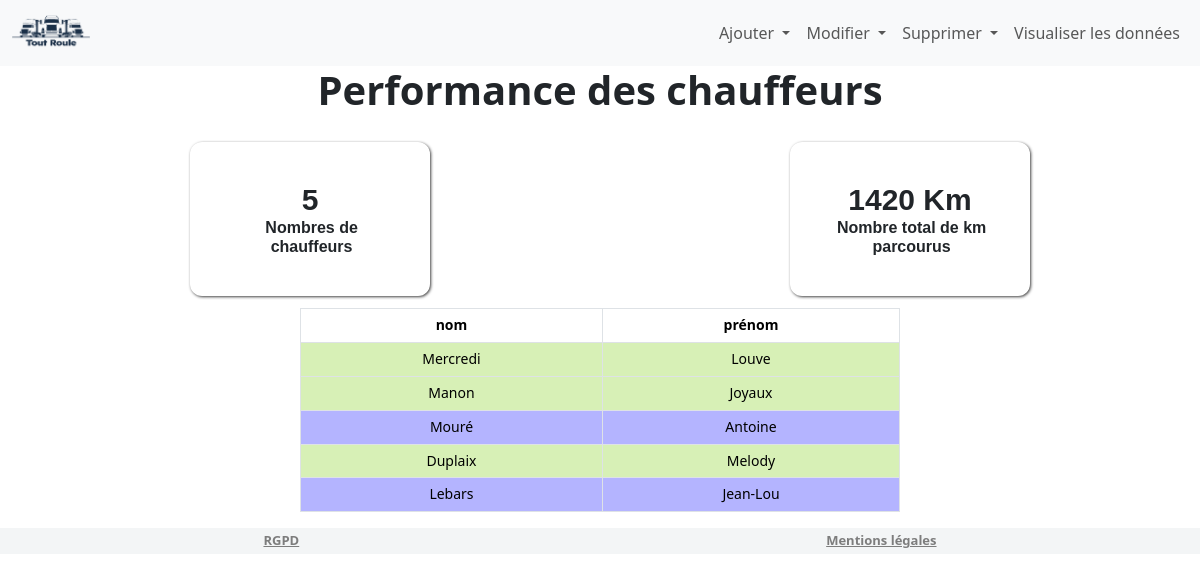
The page / on the database its author committed.
### tables this page shows
CREATE TABLE chauffeurs(
   id_chauffeur INTEGER PRIMARY KEY,
   nom VARCHAR(50) NOT NULL,
   prenom VARCHAR(50) NOT NULL,
   genre VARCHAR(2) NOT NULL
);

### app.py (the view)
@app.route("/") # méthode qui permet de créer des pages web
def f_index():
    df= requetes_tables_transformation_dataframe()
    v_afficher_nom_prenom = afficher_nom_prenom_chauffeurs()
    v_afficher_nombres_chauffeurs = afficher_nombre_chauffeurs(v_afficher_nom_prenom)
    v_nb_de_km_parcouru_total = nb_de_km_parcouru_total(df)
    v_graphique = graphique(df)
    return render_template("t_analyses.html", t_afficher_nombres_chauffeurs = v_afficher_nombres_chauffeurs,
                                        t_afficher_nom_prenom = v_afficher_nom_prenom,
                                        t_nb_de_km_parcouru_total = v_nb_de_km_parcouru_total,
                                        t_graphique = v_graphique)

### lib/analyses.py (called while the page is built)
def calcul_km_parcouru (df):
    df["km_parcouru"] = df["km_fin"] - df["km_debut"]
    return df

def requetes_tables_transformation_dataframe():
    con = sqlite3.connect('toutroule.db')
    cursor = con.cursor()
    cursor.execute('''SELECT
        c.id_chauffeur,
        c.nom,
        c.prenom,
        c.genre,
        v.id_vehicule,
        v.type,
        t.id_trajet,
        t.km_debut,
        t.km_fin,
        t.commentaire
    FROM
        trajets as t
        JOIN chauffeurs as c ON t.id_chauffeur = c.id_chauffeur
        JOIN vehicules as v ON t.id_vehicule = v.id_vehicule''')
    df = pd.DataFrame(cursor.fetchall(), columns=[
        'id_chauffeur',
        'nom',
        'prenom',
        'genre',
        'id_vehicule',
        'type',
        'id_trajet',
        'km_debut',
        'km_fin',
        'commentaire'
    ])
    df = calcul_km_parcouru(df)
    con.close()
    return df

def afficher_nom_prenom_chauffeurs():
    con = sqlite3.connect('toutroule.db')
    cursor = con.cursor()
    cursor.execute('''SELECT
        c.id_chauffeur,
        c.nom,
        c.prenom,
        c.genre
    FROM
        chauffeurs as c''')
    df = pd.DataFrame(cursor.fetchall(), columns=[
        'id_chauffeur',
        'nom',
        'prenom',
        'genre'
    ])
    con.close()
    return df

def afficher_nombre_chauffeurs(df):
    return len(df['id_chauffeur'].unique())

def nb_de_km_parcouru_total(df):
    return df["km_parcouru"].sum()

def graphique(df):
    df_km_parcouru = df.groupby(['type'])['km_parcouru'].sum().reset_index()
    f0ig = go.Figure([go.Bar(x=df_km_parcouru["type"], y=df_km_parcouru["km_parcouru"])])
    f0ig.update_layout(title="Distance parcourue par type de véhicule",title_x=0.5)
    f0ig.update_traces(marker_color=['#99CC99', '#66B3FF', '#FFCC99', '#C2C2F0'])
    f0ig.update_traces(text=df_km_parcouru["km_parcouru"],textposition="inside")
    f0ig.update_traces(textfont=dict(size=18, color="white", family="Arial"))
    f0ig.update_layout(plot_bgcolor="white")
    f0ig.update_traces(text=df_km_parcouru["km_parcouru"], textposition="inside", hoverinfo="x+y")
    graph_JSON = json.dumps(f0ig, cls=plotly.utils.PlotlyJSONEncoder)
    return graph_JSON

### templates/t_analyses.html (shortened to what this page needs)
{% extends "t_base.html" %}
{% set styles = "static/css/t_analyses.css" %}
{% block content %}
<h1>
<div>
    <h1>Performance des chauffeurs</h1>
    <div id="higth-container">
        <div class="kpi-card">
            <span class="card-value"> {{ t_afficher_nombres_chauffeurs }} </span>
            <span class="card-text">Nombres de chauffeurs</span>
        </div>
        <div class="kpi-card ">
            <span class="card-value"> {{ t_nb_de_km_parcouru_total }} Km</span>
            <span class="card-text">Nombre total de km parcourus</span>
        </div>
    </div>
    <div id="bottom-container ">
        <table class="table table-striped table-hover table-bordered align-middle">
            <thead>
                <tr>
                    <th>nom</th>
                    <th>prénom</th>
                </tr>
            </thead>
            <tbody>
                {% for index, row in t_afficher_nom_prenom.iterrows() %}
                <tr>
                    {% if row["genre"] =="F" %}
                    <td class=green>{{ row["nom"] }}</td>
                    <td class=green>{{ row["prenom"] }}</td>
                    {%endif%}
                    <tr>
                    {% if row["genre"] =="M" %}
                    <td class=blue>{{ row["nom"] }}</td>
                    <td class=blue>{{ row["prenom"] }}</td>
                    {%endif%}
                </tr>
                {% endfor %}
            </tbody>
        </table>
    </div>
<div id= "pied_page">
{% endblock %}

### static/css/t_analyses.css (style rules this page uses)
h1 { text-align: center; text-decoration: solid; font-size: 40px; font-weight: bold; }
#higth-container { width: 100%; display: flex; flex-direction: row; justify-content: space-around; }
.kpi-card { overflow: hidden; position: relative; box-shadow: 1px 1px 3px rgba(0, 0, 0, 0.75); display: inline-block; float:left; padding: 1em; border-radius: 0.3em; font-family: sans-serif; width: 240px; min-width: 180px; margin-left: 0.5em; margin-top: 0.5em; }
.card-value { display: block; font-size: 75%; font-weight: bolder; text-align: center; }
.card-text { display:block; text-align: center; font-size: 40%; padding-left: 0.2em; size: 30 px; }
.green { background-color: rgba(148, 245, 12, 0.258) !important; }
.blue { background-color: rgba(0, 0, 255, 0.296) !important; }
.table { width: 50%; justify-content: center; margin-left: auto; margin-right: auto; text-align:center; }
.table td, .table th { font-size: 14px; }
td { font-weight: normal; }

### rows shown on the page
chauffeurs: nom "Mercredi", prenom "Louve"
chauffeurs: nom "Manon", prenom "Joyaux"
chauffeurs: nom "Mouré", prenom "Antoine"
chauffeurs: nom "Duplaix", prenom "Melody"
chauffeurs: nom "Lebars", prenom "Jean-Lou"

### other values the page prints
{{ t_afficher_nombres_chauffeurs }} "5"
{{ t_nb_de_km_parcouru_total }} "1420"
